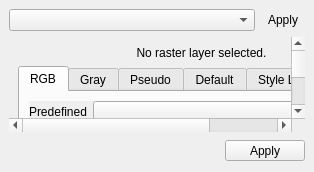
<?xml version="1.0" encoding="UTF-8"?>
<ui version="4.0">
 <class>w</class>
 <widget class="QDockWidget" name="w">
  <property name="geometry">
   <rect>
    <x>0</x>
    <y>0</y>
    <width>314</width>
    <height>172</height>
   </rect>
  </property>
  <property name="sizePolicy">
   <sizepolicy hsizetype="Preferred" vsizetype="Preferred">
    <horstretch>0</horstretch>
    <verstretch>0</verstretch>
   </sizepolicy>
  </property>
  <property name="minimumSize">
   <size>
    <width>106</width>
    <height>172</height>
   </size>
  </property>
  <property name="autoFillBackground">
   <bool>false</bool>
  </property>
  <property name="floating">
   <bool>false</bool>
  </property>
  <property name="windowTitle">
   <string>Raster Layer Styling</string>
  </property>
  <widget class="QWidget" name="dockWidgetContents">
   <property name="sizePolicy">
    <sizepolicy hsizetype="Preferred" vsizetype="Preferred">
     <horstretch>0</horstretch>
     <verstretch>0</verstretch>
    </sizepolicy>
   </property>
   <layout class="QVBoxLayout" name="verticalLayout_5" stretch="0,0,0">
    <item>
     <layout class="QHBoxLayout" name="horizontalLayout">
      <item>
       <widget class="QgsMapLayerComboBox" name="mLayer">
        <property name="enabled">
         <bool>true</bool>
        </property>
        <property name="currentIndex">
         <number>-1</number>
        </property>
        <property name="allowEmptyLayer">
         <bool>true</bool>
        </property>
       </widget>
      </item>
      <item>
       <widget class="QToolButton" name="mRefresh">
        <property name="sizePolicy">
         <sizepolicy hsizetype="Fixed" vsizetype="Fixed">
          <horstretch>0</horstretch>
          <verstretch>0</verstretch>
         </sizepolicy>
        </property>
        <property name="minimumSize">
         <size>
          <width>0</width>
          <height>0</height>
         </size>
        </property>
        <property name="toolTip">
         <string/>
        </property>
        <property name="text">
         <string>Apply</string>
        </property>
        <property name="icon">
         <iconset>
          <normaloff>:/images/themes/default/mActionRefresh.svg</normaloff>:/images/themes/default/mActionRefresh.svg</iconset>
        </property>
        <property name="autoRaise">
         <bool>true</bool>
        </property>
       </widget>
      </item>
     </layout>
    </item>
    <item>
     <widget class="QScrollArea" name="scrollArea_4">
      <property name="frameShape">
       <enum>QFrame::NoFrame</enum>
      </property>
      <property name="widgetResizable">
       <bool>true</bool>
      </property>
      <widget class="QWidget" name="scrollAreaWidgetContents_4">
       <property name="geometry">
        <rect>
         <x>0</x>
         <y>0</y>
         <width>351</width>
         <height>314</height>
        </rect>
       </property>
       <layout class="QVBoxLayout" name="verticalLayout_12">
        <item>
         <widget class="QLabel" name="mInfo">
          <property name="sizePolicy">
           <sizepolicy hsizetype="Preferred" vsizetype="Preferred">
            <horstretch>0</horstretch>
            <verstretch>0</verstretch>
           </sizepolicy>
          </property>
          <property name="text">
           <string>No raster layer selected.</string>
          </property>
          <property name="alignment">
           <set>Qt::AlignCenter</set>
          </property>
         </widget>
        </item>
        <item>
         <widget class="QTabWidget" name="mRenderer">
          <property name="sizePolicy">
           <sizepolicy hsizetype="Preferred" vsizetype="Preferred">
            <horstretch>0</horstretch>
            <verstretch>0</verstretch>
           </sizepolicy>
          </property>
          <property name="currentIndex">
           <number>0</number>
          </property>
          <widget class="QWidget" name="tab">
           <attribute name="icon">
            <iconset>
             <normaloff>:/images/themes/default/styleicons/multibandcolor.svg</normaloff>:/images/themes/default/styleicons/multibandcolor.svg</iconset>
           </attribute>
           <attribute name="title">
            <string>RGB</string>
           </attribute>
           <layout class="QVBoxLayout" name="verticalLayout">
            <item>
             <widget class="QScrollArea" name="scrollArea_2">
              <property name="frameShape">
               <enum>QFrame::NoFrame</enum>
              </property>
              <property name="widgetResizable">
               <bool>true</bool>
              </property>
              <widget class="QWidget" name="scrollAreaWidgetContents_2">
               <property name="geometry">
                <rect>
                 <x>0</x>
                 <y>0</y>
                 <width>309</width>
                 <height>102</height>
                </rect>
               </property>
               <layout class="QVBoxLayout" name="verticalLayout_6">
                <property name="leftMargin">
                 <number>0</number>
                </property>
                <property name="topMargin">
                 <number>0</number>
                </property>
                <property name="rightMargin">
                 <number>0</number>
                </property>
                <property name="bottomMargin">
                 <number>0</number>
                </property>
                <item>
                 <layout class="QVBoxLayout" name="verticalLayout_9">
                  <item>
                   <layout class="QHBoxLayout" name="horizontalLayout_2">
                    <item>
                     <widget class="QLabel" name="mName">
                      <property name="sizePolicy">
                       <sizepolicy hsizetype="Fixed" vsizetype="Preferred">
                        <horstretch>0</horstretch>
                        <verstretch>0</verstretch>
                       </sizepolicy>
                      </property>
                      <property name="text">
                       <string>Predefined</string>
                      </property>
                     </widget>
                    </item>
                    <item>
                     <widget class="QComboBox" name="mVisualization">
                      <property name="sizePolicy">
                       <sizepolicy hsizetype="Preferred" vsizetype="Preferred">
                        <horstretch>0</horstretch>
                        <verstretch>0</verstretch>
                       </sizepolicy>
                      </property>
                     </widget>
                    </item>
                   </layout>
                  </item>
                  <item>
                   <widget class="RasterLayerStylingBandWidget" name="mRedBand" native="true"/>
                  </item>
                  <item>
                   <widget class="RasterLayerStylingBandWidget" name="mGreenBand" native="true"/>
                  </item>
                  <item>
                   <widget class="RasterLayerStylingBandWidget" name="mBlueBand" native="true"/>
                  </item>
                  <item>
                   <spacer name="verticalSpacer">
                    <property name="orientation">
                     <enum>Qt::Vertical</enum>
                    </property>
                    <property name="sizeHint" stdset="0">
                     <size>
                      <width>0</width>
                      <height>0</height>
                     </size>
                    </property>
                   </spacer>
                  </item>
                 </layout>
                </item>
               </layout>
              </widget>
             </widget>
            </item>
           </layout>
          </widget>
          <widget class="QWidget" name="tab_2">
           <attribute name="icon">
            <iconset>
             <normaloff>:/images/themes/default/styleicons/singlebandgray.svg</normaloff>:/images/themes/default/styleicons/singlebandgray.svg</iconset>
           </attribute>
           <attribute name="title">
            <string>Gray</string>
           </attribute>
           <layout class="QVBoxLayout" name="verticalLayout_2">
            <item>
             <widget class="QScrollArea" name="scrollArea">
              <property name="frameShape">
               <enum>QFrame::NoFrame</enum>
              </property>
              <property name="widgetResizable">
               <bool>true</bool>
              </property>
              <widget class="QWidget" name="scrollAreaWidgetContents">
               <property name="geometry">
                <rect>
                 <x>0</x>
                 <y>0</y>
                 <width>398</width>
                 <height>102</height>
                </rect>
               </property>
               <layout class="QVBoxLayout" name="verticalLayout_4">
                <property name="leftMargin">
                 <number>0</number>
                </property>
                <property name="topMargin">
                 <number>0</number>
                </property>
                <property name="rightMargin">
                 <number>0</number>
                </property>
                <property name="bottomMargin">
                 <number>0</number>
                </property>
                <item>
                 <widget class="RasterLayerStylingBandWidget" name="mGrayBand" native="true"/>
                </item>
               </layout>
              </widget>
             </widget>
            </item>
           </layout>
          </widget>
          <widget class="QWidget" name="tab_3">
           <attribute name="icon">
            <iconset>
             <normaloff>:/images/themes/default/styleicons/singlebandpseudocolor.svg</normaloff>:/images/themes/default/styleicons/singlebandpseudocolor.svg</iconset>
           </attribute>
           <attribute name="title">
            <string>Pseudo</string>
           </attribute>
           <layout class="QVBoxLayout" name="verticalLayout_11">
            <item>
             <layout class="QHBoxLayout" name="horizontalLayout_3">
              <item>
               <widget class="QLabel" name="label_9">
                <property name="sizePolicy">
                 <sizepolicy hsizetype="Fixed" vsizetype="Preferred">
                  <horstretch>0</horstretch>
                  <verstretch>0</verstretch>
                 </sizepolicy>
                </property>
                <property name="minimumSize">
                 <size>
                  <width>0</width>
                  <height>0</height>
                 </size>
                </property>
                <property name="text">
                 <string>Color ramp</string>
                </property>
               </widget>
              </item>
              <item>
               <widget class="QgsColorRampButton" name="mPseudoColorRamp">
                <property name="sizePolicy">
                 <sizepolicy hsizetype="Preferred" vsizetype="Fixed">
                  <horstretch>0</horstretch>
                  <verstretch>0</verstretch>
                 </sizepolicy>
                </property>
                <property name="text">
                 <string/>
                </property>
               </widget>
              </item>
             </layout>
            </item>
            <item>
             <widget class="QScrollArea" name="scrollArea_3">
              <property name="frameShape">
               <enum>QFrame::NoFrame</enum>
              </property>
              <property name="widgetResizable">
               <bool>true</bool>
              </property>
              <widget class="QWidget" name="scrollAreaWidgetContents_3">
               <property name="geometry">
                <rect>
                 <x>0</x>
                 <y>0</y>
                 <width>398</width>
                 <height>72</height>
                </rect>
               </property>
               <layout class="QVBoxLayout" name="verticalLayout_10">
                <property name="leftMargin">
                 <number>0</number>
                </property>
                <property name="topMargin">
                 <number>0</number>
                </property>
                <property name="rightMargin">
                 <number>0</number>
                </property>
                <property name="bottomMargin">
                 <number>0</number>
                </property>
                <item>
                 <widget class="RasterLayerStylingBandWidget" name="mPseudoBand" native="true"/>
                </item>
               </layout>
              </widget>
             </widget>
            </item>
           </layout>
          </widget>
          <widget class="QWidget" name="tab_4">
           <attribute name="title">
            <string>Default</string>
           </attribute>
           <layout class="QVBoxLayout" name="verticalLayout_7">
            <item>
             <widget class="QLabel" name="mInfo_2">
              <property name="sizePolicy">
               <sizepolicy hsizetype="Preferred" vsizetype="Expanding">
                <horstretch>0</horstretch>
                <verstretch>1</verstretch>
               </sizepolicy>
              </property>
              <property name="text">
               <string>Select a render type.</string>
              </property>
              <property name="alignment">
               <set>Qt::AlignCenter</set>
              </property>
             </widget>
            </item>
           </layout>
          </widget>
          <widget class="QWidget" name="tab_5">
           <attribute name="title">
            <string>Style Linking</string>
           </attribute>
           <layout class="QVBoxLayout" name="verticalLayout_8">
            <item>
             <layout class="QHBoxLayout" name="horizontalLayout_16">
              <item>
               <widget class="QToolButton" name="mAddLink">
                <property name="text">
                 <string>...</string>
                </property>
                <property name="icon">
                 <iconset>
                  <normaloff>:/images/themes/default/symbologyAdd.svg</normaloff>:/images/themes/default/symbologyAdd.svg</iconset>
                </property>
                <property name="popupMode">
                 <enum>QToolButton::InstantPopup</enum>
                </property>
                <property name="arrowType">
                 <enum>Qt::NoArrow</enum>
                </property>
               </widget>
              </item>
              <item>
               <widget class="QToolButton" name="mRemoveLink">
                <property name="text">
                 <string>...</string>
                </property>
                <property name="icon">
                 <iconset>
                  <normaloff>:/images/themes/default/symbologyRemove.svg</normaloff>:/images/themes/default/symbologyRemove.svg</iconset>
                </property>
                <property name="popupMode">
                 <enum>QToolButton::InstantPopup</enum>
                </property>
                <property name="arrowType">
                 <enum>Qt::NoArrow</enum>
                </property>
               </widget>
              </item>
              <item>
               <spacer name="horizontalSpacer_3">
                <property name="orientation">
                 <enum>Qt::Horizontal</enum>
                </property>
                <property name="sizeHint" stdset="0">
                 <size>
                  <width>40</width>
                  <height>20</height>
                 </size>
                </property>
               </spacer>
              </item>
             </layout>
            </item>
            <item>
             <widget class="QTableWidget" name="mLinkedLayers">
              <attribute name="horizontalHeaderDefaultSectionSize">
               <number>120</number>
              </attribute>
              <attribute name="horizontalHeaderStretchLastSection">
               <bool>false</bool>
              </attribute>
              <column>
               <property name="text">
                <string>Raster Layer</string>
               </property>
              </column>
              <column>
               <property name="text">
                <string>Linkage</string>
               </property>
              </column>
              <column>
               <property name="text">
                <string>Stretch Type</string>
               </property>
              </column>
              <column>
               <property name="text">
                <string>Percentiles</string>
               </property>
              </column>
              <column>
               <property name="text">
                <string>Red Min</string>
               </property>
               <property name="toolTip">
                <string>Red / Gray / Pseudo Min</string>
               </property>
              </column>
              <column>
               <property name="text">
                <string>Red Max</string>
               </property>
               <property name="toolTip">
                <string>Red / Gray / Pseudo Max</string>
               </property>
              </column>
              <column>
               <property name="text">
                <string>Green Min</string>
               </property>
              </column>
              <column>
               <property name="text">
                <string>Green Max</string>
               </property>
              </column>
              <column>
               <property name="text">
                <string>Blue Min</string>
               </property>
              </column>
              <column>
               <property name="text">
                <string>Blue Max</string>
               </property>
              </column>
              <column>
               <property name="text">
                <string>Statistics</string>
               </property>
              </column>
              <column>
               <property name="text">
                <string>Accuracy</string>
               </property>
              </column>
             </widget>
            </item>
           </layout>
          </widget>
         </widget>
        </item>
        <item>
         <widget class="QgsCollapsibleGroupBox" name="mGroupBoxMinMax">
          <property name="sizePolicy">
           <sizepolicy hsizetype="Preferred" vsizetype="Fixed">
            <horstretch>0</horstretch>
            <verstretch>0</verstretch>
           </sizepolicy>
          </property>
          <property name="title">
           <string>Min / Max Value Settings</string>
          </property>
          <layout class="QVBoxLayout" name="verticalLayout_3">
           <item>
            <layout class="QFormLayout" name="formLayout_3">
             <item row="0" column="0">
              <widget class="QRadioButton" name="mMinMaxUser">
               <property name="text">
                <string>User defined</string>
               </property>
              </widget>
             </item>
             <item row="1" column="0">
              <widget class="QRadioButton" name="mMinMaxPercentile">
               <property name="text">
                <string>Cumulative
count cut</string>
               </property>
               <property name="checked">
                <bool>true</bool>
               </property>
              </widget>
             </item>
             <item row="2" column="0">
              <widget class="QLabel" name="label_34">
               <property name="sizePolicy">
                <sizepolicy hsizetype="Fixed" vsizetype="Preferred">
                 <horstretch>0</horstretch>
                 <verstretch>0</verstretch>
                </sizepolicy>
               </property>
               <property name="text">
                <string>Statistics</string>
               </property>
              </widget>
             </item>
             <item row="2" column="1">
              <layout class="QHBoxLayout" name="horizontalLayout_7">
               <item>
                <widget class="QComboBox" name="mExtent">
                 <property name="toolTip">
                  <string>The Statistics extent.</string>
                 </property>
                 <property name="currentIndex">
                  <number>0</number>
                 </property>
                 <item>
                  <property name="text">
                   <string>Whole raster</string>
                  </property>
                 </item>
                 <item>
                  <property name="text">
                   <string>Current canvas</string>
                  </property>
                 </item>
                </widget>
               </item>
               <item>
                <widget class="QComboBox" name="mAccuracy">
                 <property name="toolTip">
                  <string>The calculation accuracy.</string>
                 </property>
                 <item>
                  <property name="text">
                   <string>Estimated (faster)</string>
                  </property>
                 </item>
                 <item>
                  <property name="text">
                   <string>Actual (slower)</string>
                  </property>
                 </item>
                </widget>
               </item>
              </layout>
             </item>
             <item row="1" column="1">
              <layout class="QHBoxLayout" name="horizontalLayout_6">
               <item>
                <widget class="QDoubleSpinBox" name="mP1">
                 <property name="sizePolicy">
                  <sizepolicy hsizetype="Preferred" vsizetype="Fixed">
                   <horstretch>0</horstretch>
                   <verstretch>0</verstretch>
                  </sizepolicy>
                 </property>
                 <property name="decimals">
                  <number>1</number>
                 </property>
                 <property name="maximum">
                  <double>49.000000000000000</double>
                 </property>
                 <property name="value">
                  <double>2.000000000000000</double>
                 </property>
                </widget>
               </item>
               <item>
                <widget class="QLabel" name="label_32">
                 <property name="sizePolicy">
                  <sizepolicy hsizetype="Fixed" vsizetype="Preferred">
                   <horstretch>0</horstretch>
                   <verstretch>0</verstretch>
                  </sizepolicy>
                 </property>
                 <property name="text">
                  <string>-</string>
                 </property>
                </widget>
               </item>
               <item>
                <widget class="QDoubleSpinBox" name="mP2">
                 <property name="decimals">
                  <number>1</number>
                 </property>
                 <property name="minimum">
                  <double>51.000000000000000</double>
                 </property>
                 <property name="maximum">
                  <double>100.000000000000000</double>
                 </property>
                 <property name="value">
                  <double>98.000000000000000</double>
                 </property>
                </widget>
               </item>
               <item>
                <widget class="QLabel" name="label_33">
                 <property name="sizePolicy">
                  <sizepolicy hsizetype="Fixed" vsizetype="Preferred">
                   <horstretch>0</horstretch>
                   <verstretch>0</verstretch>
                  </sizepolicy>
                 </property>
                 <property name="text">
                  <string>%</string>
                 </property>
                </widget>
               </item>
               <item>
                <spacer name="horizontalSpacer">
                 <property name="orientation">
                  <enum>Qt::Horizontal</enum>
                 </property>
                 <property name="sizeHint" stdset="0">
                  <size>
                   <width>80</width>
                   <height>20</height>
                  </size>
                 </property>
                </spacer>
               </item>
              </layout>
             </item>
            </layout>
           </item>
          </layout>
         </widget>
        </item>
       </layout>
      </widget>
     </widget>
    </item>
    <item>
     <layout class="QHBoxLayout" name="horizontalLayout_8">
      <item>
       <spacer name="horizontalSpacer_2">
        <property name="orientation">
         <enum>Qt::Horizontal</enum>
        </property>
        <property name="sizeHint" stdset="0">
         <size>
          <width>316</width>
          <height>25</height>
         </size>
        </property>
       </spacer>
      </item>
      <item>
       <widget class="QToolButton" name="mApply">
        <property name="sizePolicy">
         <sizepolicy hsizetype="Fixed" vsizetype="Fixed">
          <horstretch>0</horstretch>
          <verstretch>0</verstretch>
         </sizepolicy>
        </property>
        <property name="minimumSize">
         <size>
          <width>80</width>
          <height>0</height>
         </size>
        </property>
        <property name="toolTip">
         <string>Apply style.</string>
        </property>
        <property name="text">
         <string>Apply</string>
        </property>
       </widget>
      </item>
     </layout>
    </item>
   </layout>
  </widget>
 </widget>
 <customwidgets>
  <customwidget>
   <class>QgsCollapsibleGroupBox</class>
   <extends>QGroupBox</extends>
   <header>qgscollapsiblegroupbox.h</header>
   <container>1</container>
  </customwidget>
  <customwidget>
   <class>QgsMapLayerComboBox</class>
   <extends>QComboBox</extends>
   <header>qgsmaplayercombobox.h</header>
  </customwidget>
  <customwidget>
   <class>QgsColorRampButton</class>
   <extends>QToolButton</extends>
   <header>qgis.gui</header>
  </customwidget>
  <customwidget>
   <class>RasterLayerStylingBandWidget</class>
   <extends>QWidget</extends>
   <header>rasterlayerstylingapp.rasterlayerstylingbandwidget</header>
   <container>1</container>
  </customwidget>
 </customwidgets>
 <resources/>
 <connections/>
</ui>
